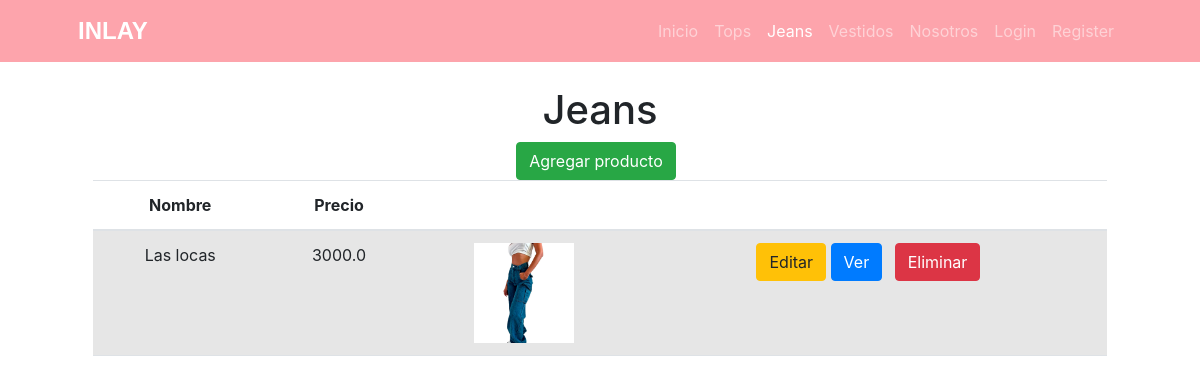
Screenshot of /producto/list/jeans/ with the database file from the repository.
### core/models.py (models this page shows, shortened)
class Producto(models.Model):
    categoria_id = models.ForeignKey(ProductoCategoria, null=True, blank=True, on_delete=models.SET_NULL)
    nombre = models.CharField(max_length=100)
    precio = models.FloatField()
    talle = models.FloatField()
    cantidad = models.FloatField()
    descripcion = models.TextField(null=True, blank=True, verbose_name = "descripción")
    fecha_actualizacion = models.DateField(null=True, blank=True, default=timezone.now(), editable=False, verbose_name = "fecha de actualización")
    imagenProducto = models.ImageField(null=True, blank=True, upload_to="")
    class meta:
        verbose_name = "producto"
        verbose_name_plural = "productos"

### core/views.py (the view)
# urls.py: path("producto/list/jeans/", views.ProductoListJeans.as_view(), name="producto_list_jeans"),
class ProductoListJeans(ListView):
    model = Producto
    context_object_name = "jeans"
    queryset = Producto.objects.filter(categoria_id=2)
    template_name = "core/producto_list_jeans.html"

### core/templates/core/producto_list_jeans.html (shortened to what this page needs)
{% extends 'core/base.html' %}
{% block content %}
  <div class="container text-center">
    <h1 class="mt-4">Jeans</h1>
    <a href="{% url 'core:producto_create_form'  %}" class="btn btn-success me-2">Agregar producto</a>
    <table class="table table-striped">
      <thead>
        <tr>
          <th scope="col">Nombre</th>
          <th scope="col">Precio</th>
          <th scope="col"></th>
          <th scope="col"></th>
        </tr>
      </thead>
      <tbody>
        {% for object in jeans %}
          <tr>
            <td>{{ object.nombre }}</td>
            <td>{{ object.precio }}</td>
            <td>
                {% if object.imagenProducto %}
                    <img src="{{ object.imagenProducto.url }}" alt="{{ object.nombre }}" style="max-width: 100px;">
                {% endif %}
            </td>
            <td>
              <a href="{% url 'core:producto_update_jeans' object.id %}" class="btn btn-warning">Editar</a>
              <a href="{% url 'core:producto_detail_jeans' object.id %}" class="btn btn-primary me-2">Ver</a>
              <a href="{% url 'core:producto_delete_jeans' object.id %}" class="btn btn-danger me-2">Eliminar</a>
            </td>
          </tr>
        {% empty %}
          <tr>
            <td colspan="3" class="text-center">No hay categorías disponibles.</td>
          </tr>
        {% endfor %}
      </tbody>
    </table>
  </div>
{% endblock content %}

### rows the page displays
Producto: nombre "Las locas", precio "3000.0", imagenProducto (picture)
